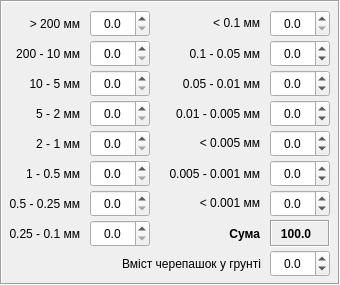
   <widget class="QFrame" name="frame_2">
    <property name="geometry">
     <rect>
      <x>370</x>
      <y>40</y>
      <width>340</width>
      <height>285</height>
     </rect>
    </property>
    <property name="frameShape">
     <enum>QFrame::Box</enum>
    </property>
    <property name="frameShadow">
     <enum>QFrame::Sunken</enum>
    </property>
    <widget class="QLabel" name="label_14">
     <property name="geometry">
      <rect>
       <x>160</x>
       <y>100</y>
       <width>100</width>
       <height>27</height>
      </rect>
     </property>
     <property name="text">
      <string>0.01 - 0.005 мм</string>
     </property>
     <property name="alignment">
      <set>Qt::AlignRight|Qt::AlignTrailing|Qt::AlignVCenter</set>
     </property>
    </widget>
    <widget class="QDoubleSpinBox" name="doubleSpinBox_7">
     <property name="geometry">
      <rect>
       <x>90</x>
       <y>190</y>
       <width>60</width>
       <height>27</height>
      </rect>
     </property>
     <property name="locale">
      <locale language="C" country="AnyCountry"/>
     </property>
     <property name="alignment">
      <set>Qt::AlignCenter</set>
     </property>
     <property name="decimals">
      <number>1</number>
     </property>
     <property name="minimum">
      <double>0.000000000000000</double>
     </property>
     <property name="singleStep">
      <double>0.100000000000000</double>
     </property>
    </widget>
    <widget class="QLabel" name="label_3">
     <property name="geometry">
      <rect>
       <x>0</x>
       <y>10</y>
       <width>80</width>
       <height>27</height>
      </rect>
     </property>
     <property name="text">
      <string>&gt; 200 мм</string>
     </property>
     <property name="alignment">
      <set>Qt::AlignRight|Qt::AlignTrailing|Qt::AlignVCenter</set>
     </property>
    </widget>
    <widget class="QDoubleSpinBox" name="doubleSpinBox_6">
     <property name="geometry">
      <rect>
       <x>90</x>
       <y>160</y>
       <width>60</width>
       <height>27</height>
      </rect>
     </property>
     <property name="locale">
      <locale language="C" country="AnyCountry"/>
     </property>
     <property name="alignment">
      <set>Qt::AlignCenter</set>
     </property>
     <property name="decimals">
      <number>1</number>
     </property>
     <property name="minimum">
      <double>0.000000000000000</double>
     </property>
     <property name="singleStep">
      <double>0.100000000000000</double>
     </property>
    </widget>
    <widget class="QDoubleSpinBox" name="doubleSpinBox_11">
     <property name="geometry">
      <rect>
       <x>270</x>
       <y>70</y>
       <width>60</width>
       <height>27</height>
      </rect>
     </property>
     <property name="locale">
      <locale language="C" country="AnyCountry"/>
     </property>
     <property name="alignment">
      <set>Qt::AlignCenter</set>
     </property>
     <property name="specialValueText">
      <string>-</string>
     </property>
     <property name="decimals">
      <number>1</number>
     </property>
     <property name="minimum">
      <double>-0.100000000000000</double>
     </property>
     <property name="singleStep">
      <double>0.100000000000000</double>
     </property>
    </widget>
    <widget class="QDoubleSpinBox" name="doubleSpinBox_14">
     <property name="geometry">
      <rect>
       <x>270</x>
       <y>160</y>
       <width>60</width>
       <height>27</height>
      </rect>
     </property>
     <property name="locale">
      <locale language="C" country="AnyCountry"/>
     </property>
     <property name="alignment">
      <set>Qt::AlignCenter</set>
     </property>
     <property name="specialValueText">
      <string>-</string>
     </property>
     <property name="decimals">
      <number>1</number>
     </property>
     <property name="minimum">
      <double>-0.100000000000000</double>
     </property>
     <property name="singleStep">
      <double>0.100000000000000</double>
     </property>
    </widget>
    <widget class="QLabel" name="label_7">
     <property name="geometry">
      <rect>
       <x>0</x>
       <y>130</y>
       <width>80</width>
       <height>27</height>
      </rect>
     </property>
     <property name="text">
      <string>2 - 1 мм</string>
     </property>
     <property name="alignment">
      <set>Qt::AlignRight|Qt::AlignTrailing|Qt::AlignVCenter</set>
     </property>
    </widget>
    <widget class="QLabel" name="label_15">
     <property name="geometry">
      <rect>
       <x>160</x>
       <y>130</y>
       <width>100</width>
       <height>27</height>
      </rect>
     </property>
     <property name="text">
      <string>&lt; 0.005 мм</string>
     </property>
     <property name="alignment">
      <set>Qt::AlignRight|Qt::AlignTrailing|Qt::AlignVCenter</set>
     </property>
    </widget>
    <widget class="QDoubleSpinBox" name="doubleSpinBox_2">
     <property name="geometry">
      <rect>
       <x>90</x>
       <y>40</y>
       <width>60</width>
       <height>27</height>
      </rect>
     </property>
     <property name="locale">
      <locale language="C" country="AnyCountry"/>
     </property>
     <property name="alignment">
      <set>Qt::AlignCenter</set>
     </property>
     <property name="decimals">
      <number>1</number>
     </property>
     <property name="minimum">
      <double>0.000000000000000</double>
     </property>
     <property name="singleStep">
      <double>0.100000000000000</double>
     </property>
     <property name="value">
      <double>0.000000000000000</double>
     </property>
    </widget>
    <widget class="QLabel" name="label_16">
     <property name="geometry">
      <rect>
       <x>160</x>
       <y>160</y>
       <width>100</width>
       <height>27</height>
      </rect>
     </property>
     <property name="text">
      <string>0.005 - 0.001 мм</string>
     </property>
     <property name="alignment">
      <set>Qt::AlignRight|Qt::AlignTrailing|Qt::AlignVCenter</set>
     </property>
    </widget>
    <widget class="QLabel" name="label_4">
     <property name="geometry">
      <rect>
       <x>0</x>
       <y>40</y>
       <width>80</width>
       <height>27</height>
      </rect>
     </property>
     <property name="text">
      <string>200 - 10 мм</string>
     </property>
     <property name="alignment">
      <set>Qt::AlignRight|Qt::AlignTrailing|Qt::AlignVCenter</set>
     </property>
    </widget>
    <widget class="QDoubleSpinBox" name="doubleSpinBox_5">
     <property name="geometry">
      <rect>
       <x>90</x>
       <y>130</y>
       <width>60</width>
       <height>27</height>
      </rect>
     </property>
     <property name="locale">
      <locale language="C" country="AnyCountry"/>
     </property>
     <property name="alignment">
      <set>Qt::AlignCenter</set>
     </property>
     <property name="decimals">
      <number>1</number>
     </property>
     <property name="minimum">
      <double>0.000000000000000</double>
     </property>
     <property name="singleStep">
      <double>0.100000000000000</double>
     </property>
     <property name="value">
      <double>0.000000000000000</double>
     </property>
    </widget>
    <widget class="QDoubleSpinBox" name="doubleSpinBox_13">
     <property name="geometry">
      <rect>
       <x>270</x>
       <y>130</y>
       <width>60</width>
       <height>27</height>
      </rect>
     </property>
     <property name="locale">
      <locale language="C" country="AnyCountry"/>
     </property>
     <property name="alignment">
      <set>Qt::AlignCenter</set>
     </property>
     <property name="specialValueText">
      <string>-</string>
     </property>
     <property name="decimals">
      <number>1</number>
     </property>
     <property name="minimum">
      <double>-0.100000000000000</double>
     </property>
     <property name="singleStep">
      <double>0.100000000000000</double>
     </property>
    </widget>
    <widget class="QLabel" name="label_9">
     <property name="geometry">
      <rect>
       <x>0</x>
       <y>190</y>
       <width>80</width>
       <height>27</height>
      </rect>
     </property>
     <property name="text">
      <string>0.5 - 0.25 мм</string>
     </property>
     <property name="alignment">
      <set>Qt::AlignRight|Qt::AlignTrailing|Qt::AlignVCenter</set>
     </property>
    </widget>
    <widget class="QLabel" name="label_10">
     <property name="geometry">
      <rect>
       <x>0</x>
       <y>220</y>
       <width>80</width>
       <height>27</height>
      </rect>
     </property>
     <property name="text">
      <string>0.25 - 0.1 мм</string>
     </property>
     <property name="alignment">
      <set>Qt::AlignRight|Qt::AlignTrailing|Qt::AlignVCenter</set>
     </property>
    </widget>
    <widget class="QDoubleSpinBox" name="doubleSpinBox_15">
     <property name="geometry">
      <rect>
       <x>270</x>
       <y>190</y>
       <width>60</width>
       <height>27</height>
      </rect>
     </property>
     <property name="locale">
      <locale language="C" country="AnyCountry"/>
     </property>
     <property name="alignment">
      <set>Qt::AlignCenter</set>
     </property>
     <property name="specialValueText">
      <string>-</string>
     </property>
     <property name="decimals">
      <number>1</number>
     </property>
     <property name="minimum">
      <double>-0.100000000000000</double>
     </property>
     <property name="singleStep">
      <double>0.100000000000000</double>
     </property>
    </widget>
    <widget class="QDoubleSpinBox" name="doubleSpinBox_9">
     <property name="geometry">
      <rect>
       <x>270</x>
       <y>10</y>
       <width>60</width>
       <height>27</height>
      </rect>
     </property>
     <property name="locale">
      <locale language="C" country="AnyCountry"/>
     </property>
     <property name="alignment">
      <set>Qt::AlignCenter</set>
     </property>
     <property name="decimals">
      <number>1</number>
     </property>
     <property name="minimum">
      <double>0.000000000000000</double>
     </property>
     <property name="singleStep">
      <double>0.100000000000000</double>
     </property>
    </widget>
    <widget class="QDoubleSpinBox" name="doubleSpinBox_4">
     <property name="geometry">
      <rect>
       <x>90</x>
       <y>100</y>
       <width>60</width>
       <height>27</height>
      </rect>
     </property>
     <property name="locale">
      <locale language="C" country="AnyCountry"/>
     </property>
     <property name="alignment">
      <set>Qt::AlignCenter</set>
     </property>
     <property name="decimals">
      <number>1</number>
     </property>
     <property name="minimum">
      <double>0.000000000000000</double>
     </property>
     <property name="singleStep">
      <double>0.100000000000000</double>
     </property>
    </widget>
    <widget class="QLabel" name="label_21">
     <property name="geometry">
      <rect>
       <x>160</x>
       <y>220</y>
       <width>100</width>
       <height>27</height>
      </rect>
     </property>
     <property name="font">
      <font>
       <weight>75</weight>
       <bold>true</bold>
      </font>
     </property>
     <property name="text">
      <string>Сума</string>
     </property>
     <property name="alignment">
      <set>Qt::AlignRight|Qt::AlignTrailing|Qt::AlignVCenter</set>
     </property>
    </widget>
    <widget class="QDoubleSpinBox" name="doubleSpinBox">
     <property name="geometry">
      <rect>
       <x>90</x>
       <y>10</y>
       <width>60</width>
       <height>27</height>
      </rect>
     </property>
     <property name="locale">
      <locale language="C" country="AnyCountry"/>
     </property>
     <property name="wrapping">
      <bool>false</bool>
     </property>
     <property name="alignment">
      <set>Qt::AlignCenter</set>
     </property>
     <property name="decimals">
      <number>1</number>
     </property>
     <property name="minimum">
      <double>0.000000000000000</double>
     </property>
     <property name="singleStep">
      <double>0.100000000000000</double>
     </property>
    </widget>
    <widget class="QLabel" name="label_13">
     <property name="geometry">
      <rect>
       <x>160</x>
       <y>70</y>
       <width>100</width>
       <height>27</height>
      </rect>
     </property>
     <property name="text">
      <string>0.05 - 0.01 мм</string>
     </property>
     <property name="alignment">
      <set>Qt::AlignRight|Qt::AlignTrailing|Qt::AlignVCenter</set>
     </property>
    </widget>
    <widget class="QLabel" name="label_17">
     <property name="geometry">
      <rect>
       <x>160</x>
       <y>190</y>
       <width>100</width>
       <height>27</height>
      </rect>
     </property>
     <property name="text">
      <string>&lt; 0.001 мм</string>
     </property>
     <property name="alignment">
      <set>Qt::AlignRight|Qt::AlignTrailing|Qt::AlignVCenter</set>
     </property>
    </widget>
    <widget class="QLabel" name="label_5">
     <property name="geometry">
      <rect>
       <x>0</x>
       <y>70</y>
       <width>80</width>
       <height>27</height>
      </rect>
     </property>
     <property name="text">
      <string>10 - 5 мм</string>
     </property>
     <property name="alignment">
      <set>Qt::AlignRight|Qt::AlignTrailing|Qt::AlignVCenter</set>
     </property>
    </widget>
    <widget class="QLabel" name="label_6">
     <property name="geometry">
      <rect>
       <x>0</x>
       <y>100</y>
       <width>80</width>
       <height>27</height>
      </rect>
     </property>
     <property name="text">
      <string>5 - 2 мм</string>
     </property>
     <property name="alignment">
      <set>Qt::AlignRight|Qt::AlignTrailing|Qt::AlignVCenter</set>
     </property>
    </widget>
    <widget class="QLabel" name="label_8">
     <property name="geometry">
      <rect>
       <x>0</x>
       <y>160</y>
       <width>80</width>
       <height>27</height>
      </rect>
     </property>
     <property name="text">
      <string>1 - 0.5 мм</string>
     </property>
     <property name="alignment">
      <set>Qt::AlignRight|Qt::AlignTrailing|Qt::AlignVCenter</set>
     </property>
    </widget>
    <widget class="QLabel" name="label_11">
     <property name="geometry">
      <rect>
       <x>180</x>
       <y>10</y>
       <width>80</width>
       <height>27</height>
      </rect>
     </property>
     <property name="text">
      <string>&lt; 0.1 мм</string>
     </property>
     <property name="alignment">
      <set>Qt::AlignRight|Qt::AlignTrailing|Qt::AlignVCenter</set>
     </property>
    </widget>
    <widget class="QDoubleSpinBox" name="doubleSpinBox_8">
     <property name="geometry">
      <rect>
       <x>90</x>
       <y>220</y>
       <width>60</width>
       <height>27</height>
      </rect>
     </property>
     <property name="locale">
      <locale language="C" country="AnyCountry"/>
     </property>
     <property name="alignment">
      <set>Qt::AlignCenter</set>
     </property>
     <property name="decimals">
      <number>1</number>
     </property>
     <property name="minimum">
      <double>0.000000000000000</double>
     </property>
     <property name="singleStep">
      <double>0.100000000000000</double>
     </property>
    </widget>
    <widget class="QLabel" name="label_22">
     <property name="geometry">
      <rect>
       <x>270</x>
       <y>220</y>
       <width>60</width>
       <height>27</height>
      </rect>
     </property>
     <property name="font">
      <font>
       <weight>75</weight>
       <bold>true</bold>
      </font>
     </property>
     <property name="frameShape">
      <enum>QFrame::Box</enum>
     </property>
     <property name="frameShadow">
      <enum>QFrame::Sunken</enum>
     </property>
     <property name="text">
      <string>100.0</string>
     </property>
     <property name="alignment">
      <set>Qt::AlignRight|Qt::AlignTrailing|Qt::AlignVCenter</set>
     </property>
     <property name="margin">
      <number>0</number>
     </property>
     <property name="indent">
      <number>17</number>
     </property>
    </widget>
    <widget class="QLabel" name="label_12">
     <property name="geometry">
      <rect>
       <x>160</x>
       <y>40</y>
       <width>100</width>
       <height>27</height>
      </rect>
     </property>
     <property name="text">
      <string>0.1 - 0.05 мм</string>
     </property>
     <property name="alignment">
      <set>Qt::AlignRight|Qt::AlignTrailing|Qt::AlignVCenter</set>
     </property>
    </widget>
    <widget class="QDoubleSpinBox" name="doubleSpinBox_3">
     <property name="geometry">
      <rect>
       <x>90</x>
       <y>70</y>
       <width>60</width>
       <height>27</height>
      </rect>
     </property>
     <property name="locale">
      <locale language="C" country="AnyCountry"/>
     </property>
     <property name="alignment">
      <set>Qt::AlignCenter</set>
     </property>
     <property name="decimals">
      <number>1</number>
     </property>
     <property name="minimum">
      <double>0.000000000000000</double>
     </property>
     <property name="singleStep">
      <double>0.100000000000000</double>
     </property>
    </widget>
    <widget class="QDoubleSpinBox" name="doubleSpinBox_10">
     <property name="geometry">
      <rect>
       <x>270</x>
       <y>40</y>
       <width>60</width>
       <height>27</height>
      </rect>
     </property>
     <property name="locale">
      <locale language="C" country="AnyCountry"/>
     </property>
     <property name="alignment">
      <set>Qt::AlignCenter</set>
     </property>
     <property name="specialValueText">
      <string>-</string>
     </property>
     <property name="decimals">
      <number>1</number>
     </property>
     <property name="minimum">
      <double>-0.100000000000000</double>
     </property>
     <property name="singleStep">
      <double>0.100000000000000</double>
     </property>
    </widget>
    <widget class="QDoubleSpinBox" name="doubleSpinBox_12">
     <property name="geometry">
      <rect>
       <x>270</x>
       <y>100</y>
       <width>60</width>
       <height>27</height>
      </rect>
     </property>
     <property name="locale">
      <locale language="C" country="AnyCountry"/>
     </property>
     <property name="alignment">
      <set>Qt::AlignCenter</set>
     </property>
     <property name="specialValueText">
      <string>-</string>
     </property>
     <property name="decimals">
      <number>1</number>
     </property>
     <property name="minimum">
      <double>-0.100000000000000</double>
     </property>
     <property name="singleStep">
      <double>0.100000000000000</double>
     </property>
    </widget>
    <widget class="QLabel" name="label_40">
     <property name="geometry">
      <rect>
       <x>70</x>
       <y>250</y>
       <width>191</width>
       <height>27</height>
      </rect>
     </property>
     <property name="text">
      <string>Вміст черепашок у грунті</string>
     </property>
     <property name="alignment">
      <set>Qt::AlignRight|Qt::AlignTrailing|Qt::AlignVCenter</set>
     </property>
    </widget>
    <widget class="QDoubleSpinBox" name="doubleSpinBox_16">
     <property name="geometry">
      <rect>
       <x>270</x>
       <y>250</y>
       <width>60</width>
       <height>27</height>
      </rect>
     </property>
     <property name="locale">
      <locale language="C" country="AnyCountry"/>
     </property>
     <property name="alignment">
      <set>Qt::AlignCenter</set>
     </property>
     <property name="specialValueText">
      <string>-</string>
     </property>
     <property name="decimals">
      <number>1</number>
     </property>
     <property name="minimum">
      <double>-0.100000000000000</double>
     </property>
     <property name="singleStep">
      <double>0.100000000000000</double>
     </property>
    </widget>
   </widget>
